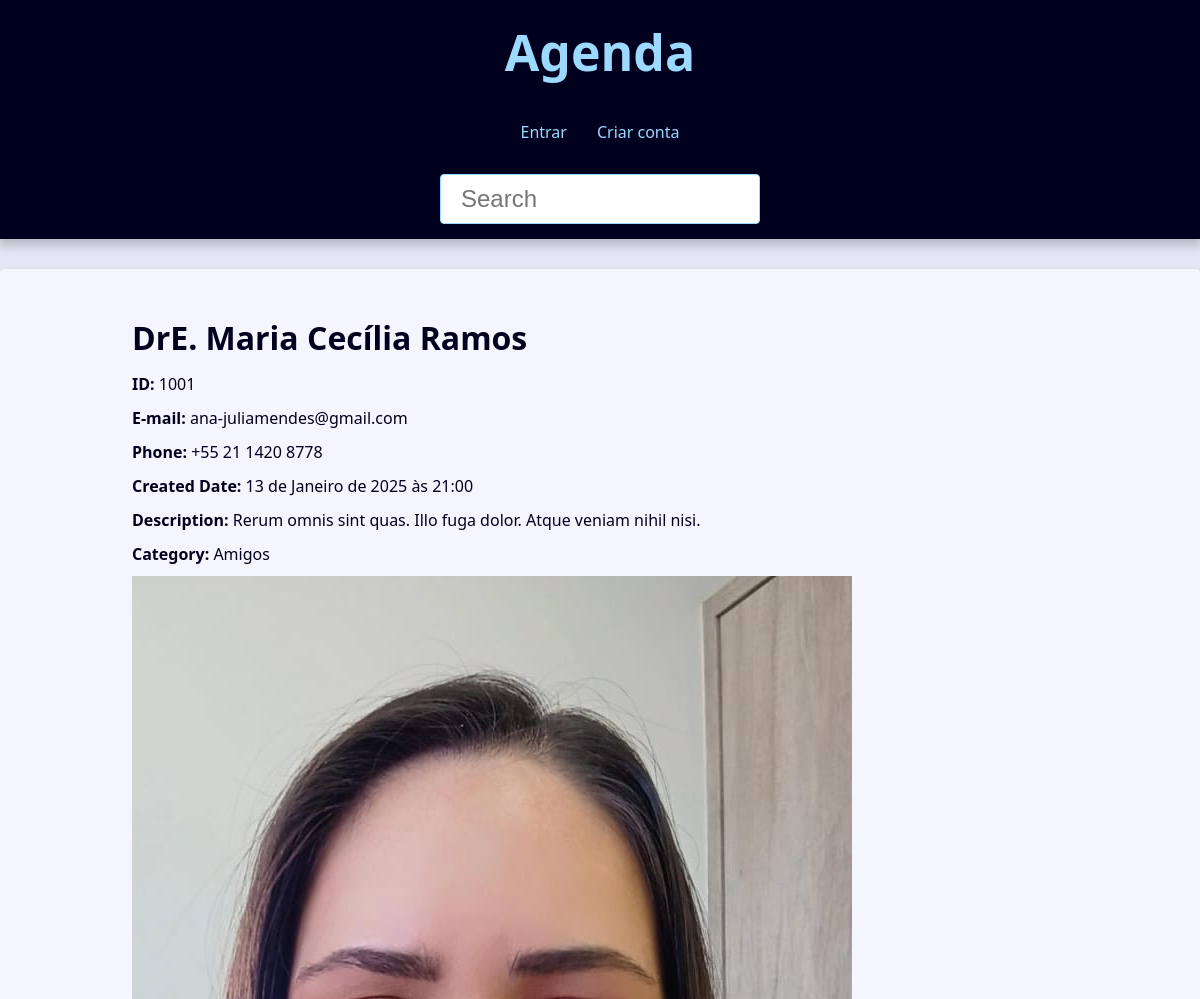
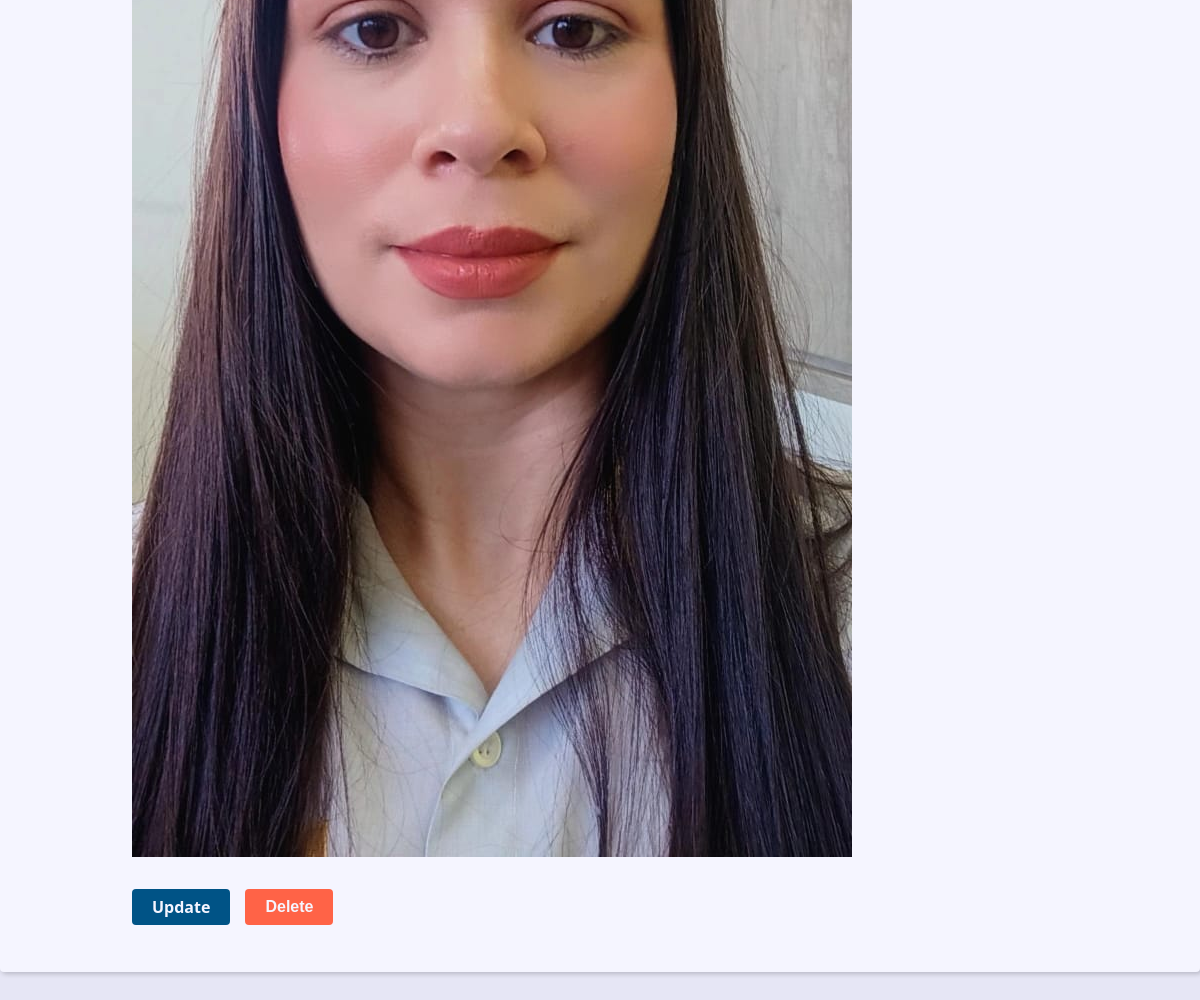
Page /contato/1001/ on the committed database (2 pictures, top to bottom).
### contact/models.py (models this page shows, shortened)
class Contact(models.Model):
    first_name = models.CharField(max_length=50)
    last_name = models.CharField(max_length=50, blank=True)
    phone = models.CharField(max_length=50)
    email = models.EmailField(max_length=254, blank=True)
    created_date = models.DateTimeField(default=timezone.now)
    description = models.TextField(blank=True)
    show = models.BooleanField(default=True)
    picture = models.ImageField(blank=True, upload_to='pictures/%Y/%m/')
    category = models.ForeignKey(
        Category,
        on_delete=models.SET_NULL,
        blank=True, null=True
    )
    owner = models.ForeignKey(
        User,
        on_delete=models.SET_NULL,
        blank=True, null=True
    )

class Category(models.Model):
    class Meta:
        verbose_name = 'Categoria'
    name = models.CharField(max_length=50)

### contact/views/contact_views.py (the view)
# urls.py: path('contato/<int:contact_id>/', views.contato, name='contato'),
def contato(request, contact_id):
    single_contact = Contact.objects.get(pk=contact_id, show=True)
    site_title = f'{single_contact.first_name} {single_contact.last_name} - '
    print(site_title)
    context = {
        'contact': single_contact,
        'site_title': site_title,
    }
    return render(
        request,
        'contact/contato.html',
        context,
    )

### contact/templates/contact/contato.html
{% extends "global/base.html" %} {% block content %}
<div class="single-contact">
  <h1 class="single-contact-name">
    {{ contact.first_name }} {{ contact.last_name }}
  </h1>
  <p><b>ID:</b> {{ contact.id }}</p>
  <p><b>E-mail:</b> {{ contact.email }}</p>
  <p><b>Phone:</b> {{ contact.phone }}</p>
  <p><b>Created Date:</b> {{ contact.created_date }}</p>
  <p><b>Description:</b> {{ contact.description }}</p>
  <p><b>Category:</b> {{ contact.category.name }}</p>
  {% if contact.picture %}
  <p>
    <img
      src="{{ contact.picture.url }}"
      alt="{{ contact.first_name }}{{ contact.last_name }}"
    />
  </p>
  {% endif %}
  <div class="contact-links">
    <a class="btn btn-link" href="{% url 'contact:update' contact.id %}"
      >Update</a
    >
    <form action="{% url 'contact:delete' contact.id %}" method="POST">
      {% csrf_token %} {% if confirmation == 'no' %}
      <input type="hidden" name="confirmation" value="yes" />
      <button class="btn btn-link btn-delete" type="submit">Confirma?</button>
      {% else %}
      <button class="btn btn-link btn-delete" type="submit">Delete</button>
      {% endif %}
    </form>
  </div>
</div>
{% endblock content %}

### base_static/global/css/style.css (style rules this page uses)
.btn-link { font-size: var(--small-font-size); text-decoration: none; font-weight: bold; padding: 1rem; display: block; line-height: var(--small-font-size); }
.btn-delete { background: tomato !important; }
.btn { background-color: var(--link-dark-color); color: var(--clr-white); font-weight: bold; border: none; padding: 1rem 2rem; border-radius: var(--default-border-radius); cursor: pointer; transition: filter var(--transition-fast) ease-in-out; }
:root { --spacing: 1.5rem; --link-dark-color: rgb(0, 83, 134); --link-light-color: rgb(156, 217, 255); --clr-white: rgb(245, 245, 255); --clr-black: rgb(0, 0, 30); --clr-light-gray: rgb(230, 230, 245); --clr-dark-shadow-5: rgba(0, 0, 10, 5%); --clr-dark-shadow-10: rgba(0, 0, 10, 10%); --clr-dark-shadow-20: rgba(0, 0, 10, 20%); --clr-light-shadow-5: rgba(200, 200, 255, 5%); --clr-light-shadow-10: rgba(200, 200, 255, 10%); --clr-light-shadow-20: rgba(200, 200, 255, 20%); --main-page-width: 120rem; --table-min-width: 60rem; --biggest-font-size: 5rem; --bigger-font-size: 4rem; --big-font-size: 3.2rem; --medium-font-size: 2.4rem; --small-font-size: 1.6rem; --smaller-font-size: 1.4rem; --smallest-font-size: 1.2rem; --transition-fast: 300ms; --transition-medium: 600ms; --transition-slow: 1s; --default-border-radius: 4px; }
*, *::before, *::after { margin: 0; padding: 0; box-sizing: border-box; }
html { font-size: 62.5%; }
body { font-family: system-ui, -apple-system, BlinkMacSystemFont, 'Segoe UI', Roboto, Oxygen, Ubuntu, Cantarell, 'Open Sans', 'Helvetica Neue', sans-serif; line-height: 1.5; font-size: var(--small-font-size); color: var(--clr-black); -webkit-font-smoothing: antialiased; background: var(--clr-light-gray); }
img, svg { display: block; max-width: 100%; }
@media (min-width: 600px) { .single-contact { max-width: 80%; margin: calc(var(--spacing) * 2) auto; } }
.single-contact h1 { margin: 1rem 0; }
.single-contact p { margin: 1rem 0; }
.contact-links { margin-block: calc(var(--small-font-size) * 2); display: flex; align-items: center; gap: 0 var(--spacing); }

### rows in the picture
Contact: first_name "DrE.", last_name "Maria Cecília Ramos", id "1001", email "ana-juliamendes@gmail.com", phone "+55 21 1420 8778", created_date "13 de Janeiro de 2025 às 21:00", description "Rerum omnis sint quas. Illo fuga dolor. Atque veniam nihil nisi.", category.name "Amigos", picture (picture)
